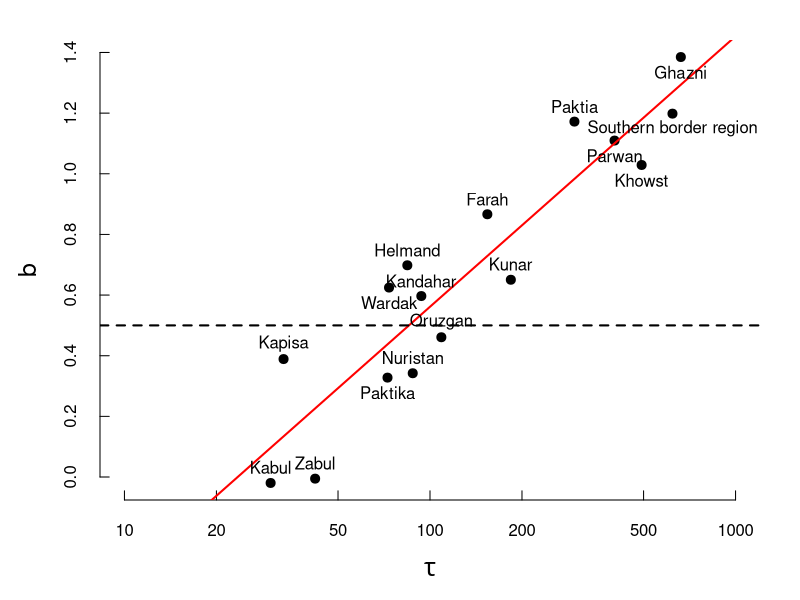

Here is the R script that generated this plot:
#******************************************************************************
# This version:  13-07-2015
# First version: 10-07-2015
# Best-fit power-law progress curve for Afghanistan
# and IEDs
# Based on Johnson et al. (2011, Science)
#******************************************************************************

setwd("[SETDIR]/Replications/cetautomatix")

## Load data
d<-read.csv("afghanistan.csv",header=TRUE,stringsAsFactors=FALSE)
d<-na.omit(d) # Remove last values without Tau. 

## Create variables and indicators

# Indicators
d$i<-seq.int(nrow(d))
d$n<-as.integer(with(d,ave(i, Province,
                       FUN = function(x) cumsum(!duplicated(x)))))
d$j<-as.numeric(factor(d$Province))

N<-max(as.vector(unique(d$j)))
lbl<-as.vector(unique(d$Province))

# Variables of interest (log10 scale)
d$n.n<-log10(d$n)
d$tau.n<-log10(d$Tau)

## Estimate model
beta.hat<- list()
tau.1<-list()

for(i in 1:N){
  unit.lm <- lm(tau.n ~ n.n, data = d[d$j==i,] )
  beta.hat[i] <- coef(unit.lm)[2]
  tau.1[i] <- coef(unit.lm)[1]
}

beta.hat <- -as.numeric(beta.hat)
tau.1<- 10^as.numeric(tau.1)

## Plot results
par(mar=c(5,5,2,2))
plot(tau.1,beta.hat,log= "x",tck=-.02,bty="n",pch=19,cex=1.2,xlim=c(10,1000),
     xlab=expression(tau),ylab="b",tck=.02,cex.lab=1.5)

abline(lm(beta.hat ~ log10(tau.1)),col="red",lwd=2) # Best-fit line
abline(h=.5,lty=2,lwd=2)

# Add labels
y.adjust<-c(.05,-.05,.05,.05,.05,
            .05,-.05,.05,.05,.05,
            .05,-.05,-.05,-.05,-.05,
            .05)
text(tau.1,beta.hat+y.adjust,lbl) # Labels

